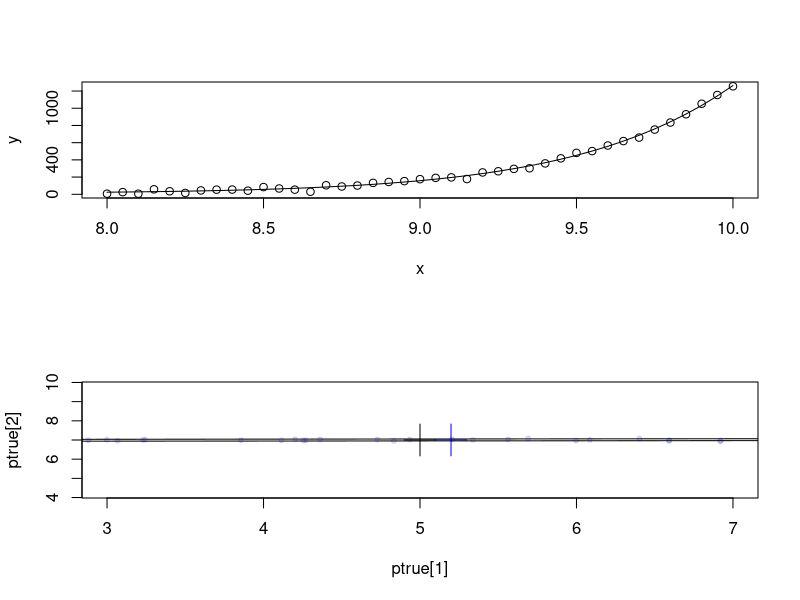

Here is the R script that generated this plot:
par(mfcol=c(2,1))

f = function(x,p) {
  p[1]+(x/p[2])^p[3]
}

n.iterations = 100
x = seq(8,10,0.05)
ptrue = c(5,7,20)
s = array(20,length(x))

xlim=c(7,10);ylim=c(0.2,10)

n = length(ptrue)
pfit.mean = array(0,n)
C.mean = array(0,c(n,n))

for (iteration in seq(n.iterations)) {
  
  set.seed(iteration)
  y = f(x,ptrue)+rnorm(length(x))*s
  
  neglogL = function(p) {
    return(sum((y-f(x,p))^2/s^2+log(2*pi*s^2))/2)
  }
  #opt = optim(c(2,1,0),neglogL,control = list(abstol=1e-10), hessian = TRUE)
  opt = optim(ptrue,neglogL,hessian = TRUE)
  #opt = optim(ptrue,neglogL,control = list(parscale=abs(ptrue)), hessian = TRUE)
  pfit = opt$par
  C = solve(opt$hessian)
  pfit.mean = pfit.mean+pfit
  C.mean = C.mean+C
  pfit.sigma = sqrt(diag(C))
  
  if (iteration==1) {
    #plot(xlim,ylim)
    #plot(xlim,ylim,log='x')
    plot(x,y)
    lines(x,f(x,pfit))
    for (i in seq(n)) {
      cat(sprintf('p[%d] = %6.3f+-%6.3f\n',i,pfit[i],pfit.sigma[i]))
    }
    plot(ptrue[1],ptrue[2],pch=3,cex=3)
    #plot(ptrue[1],ptrue[2],xlim=c(-5,5),ylim=c(-1,4),pch=3,cex=3)
  }
  points(pfit[1],pfit[2],pch=20,col='#0000ff22')
}

pfit.mean = pfit.mean/n.iterations
C.mean = C.mean/n.iterations

points(pfit.mean[1],pfit.mean[2],pch=3,cex=3,col='blue')
#points(pfit.mean[1],pfit.mean[2],xlim=c(-5,5),ylim=c(-1,4),pch=3,cex=3,col='blue')

library(ellipse)
pts = 
  ellipse::ellipse(C.mean[1:2,1:2],centre=pfit.mean[1:2],level=0.68,draw=F)
lines(pts[,1],pts[,2])
